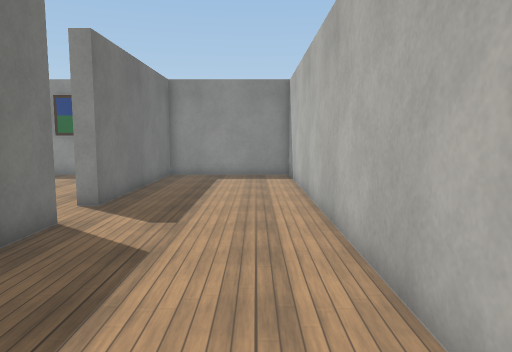
[1] (above)

12 first-person views from a walk through a Webots world. The camera is 0.94 m above the floor, tilts 6° down and sees 70° across. The floor is counted in squares, 0.5 m on a side. Each view is taken from the middle of a square. On the plan, view 1 faces up. The plan holds only what a view shows up to about 18 squares ahead; the rest is blank. Robots are left out. Simple shapes and patterns stand in for the simulator's stock objects.

[2]
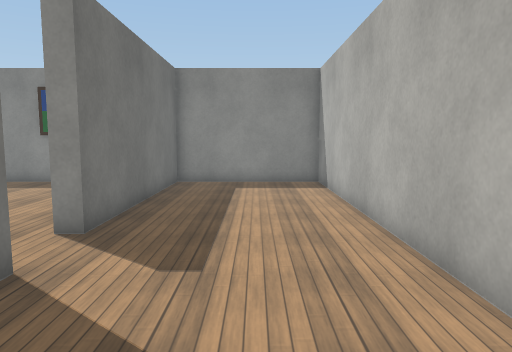

[3]
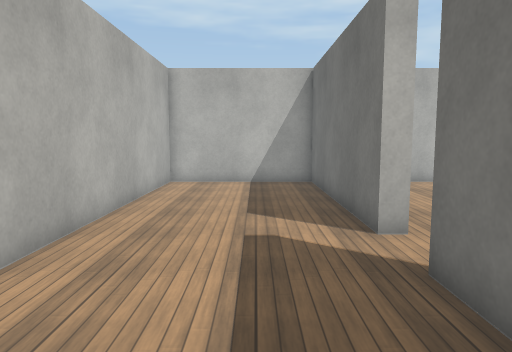

[4]
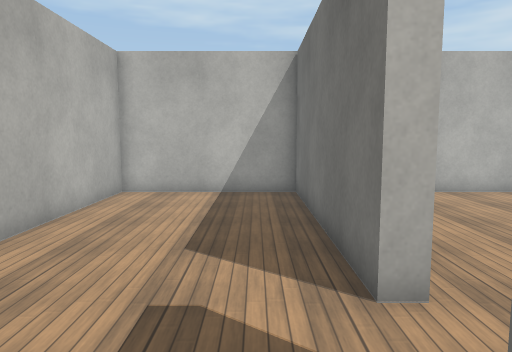

[5]
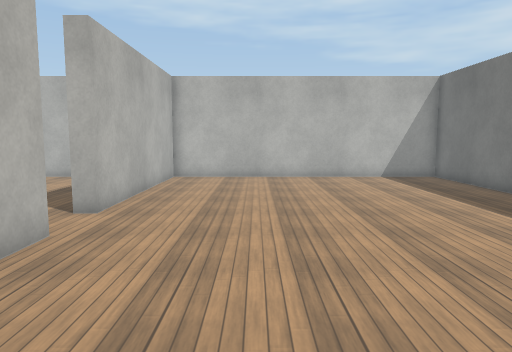

[6]
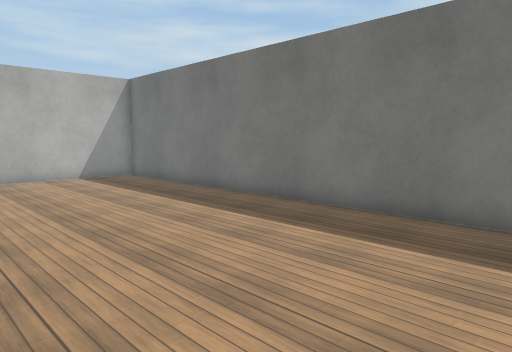

[7]
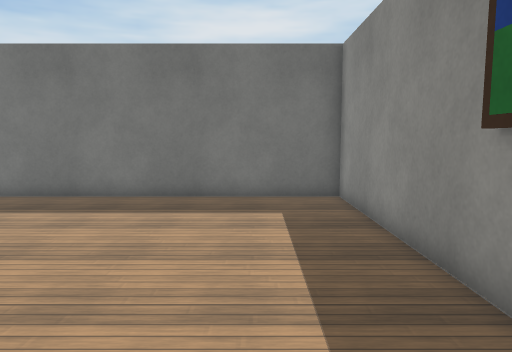

[8]
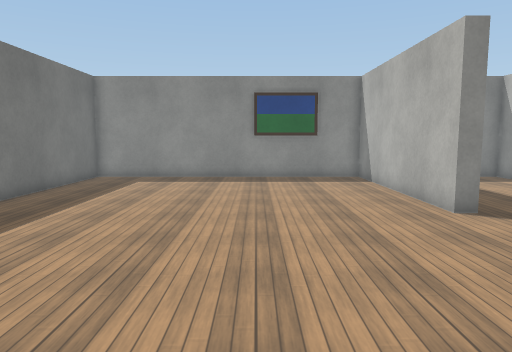

[9]
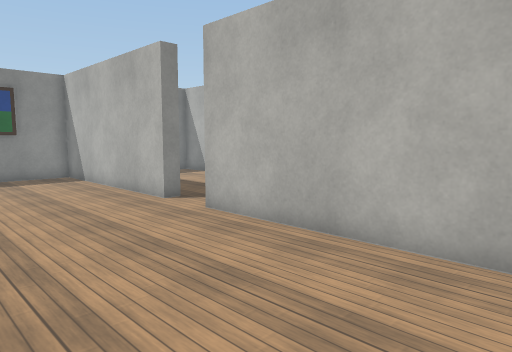

[10]
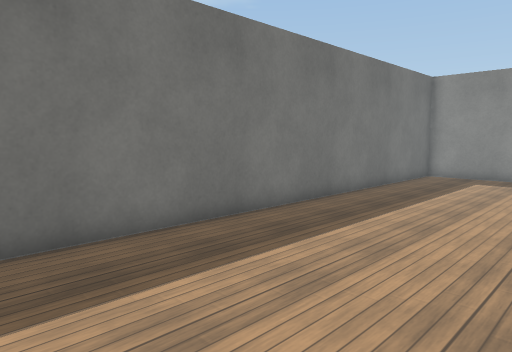

[11]
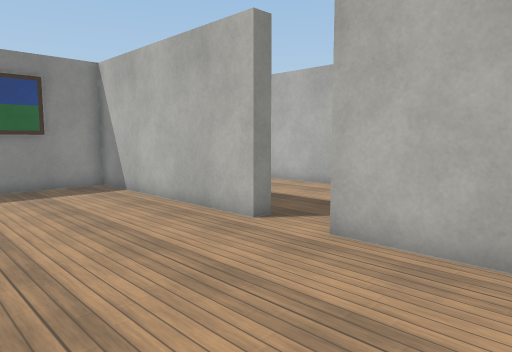

[12]
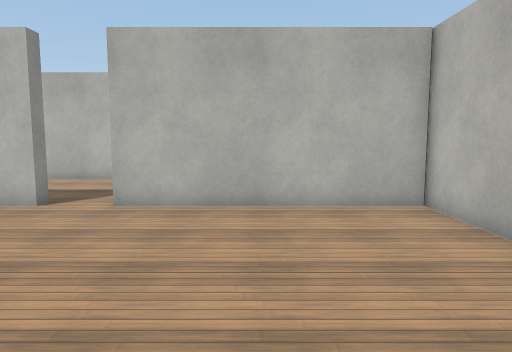

### Floor plan
Points are (right, up) in squares from view 1. A wall is a line through its corners. A room is listed if a view was taken in it or the views show most of it. See-through windows are left out.
Room 1 (views 1, 2, 3, 4)
walls: (-5, 8) (-4.4, 8) (-4.4, -0.7) (1.7, -0.7) (1.7, 18.7) (-4.4, 18.7) (-4.4, 10.1) (-5, 10.1)
ways out: opening at (-5, 9) to room 2
Room 2 (views 5, 6, 7, 8, 9, 10, 11, 12)
walls: (-5, 10.1) (-5, 18.7) (-7.6, 18.7); (-9.5, 18.7) (-17.7, 18.7) (-17.7, -0.7) (-5, -0.7) (-5, 8)
ways out: opening at (-5, 9) to room 1

Positions as (right, up) in squares from view 1, and headings:
1: (0, 0), facing up
2: (-1, 3), facing up
3: (-2, 15), facing down
4: (-3, 12), facing down
5: (-9, 17), facing down
6: (-9, 17), facing down-left
7: (-6, 16), facing left
8: (-10, 1), facing up
9: (-11, 0), facing up-right
10: (-11, 0), facing up-left
11: (-11, 4), facing up-right
12: (-15, 4), facing right
